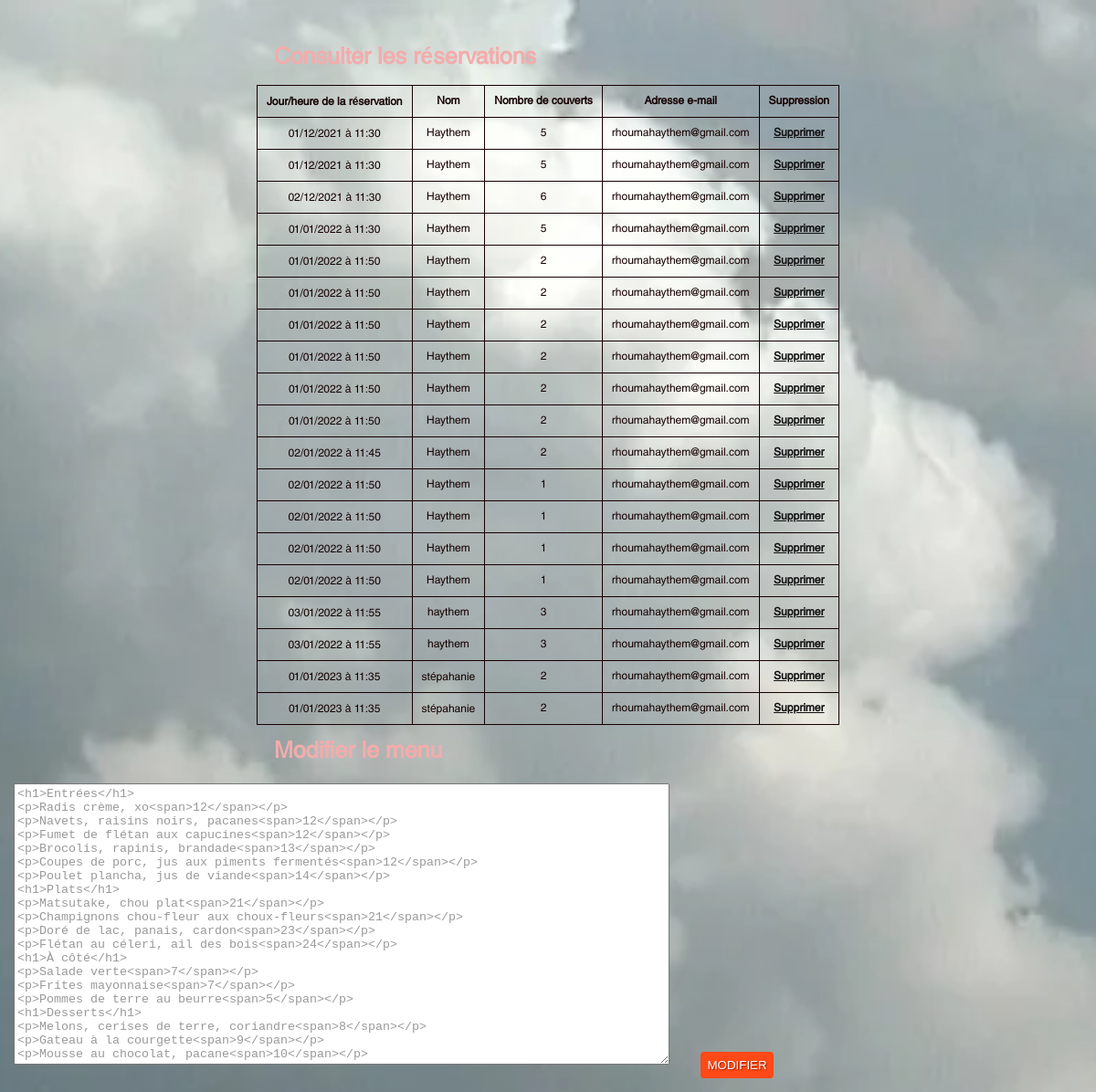
Screenshot of /backoffice/index.php with the database file from the repository.
### tables this page shows
CREATE TABLE IF NOT EXISTS `reservations` (
  `id` int(3) NOT NULL AUTO_INCREMENT,
  `jour` datetime NOT NULL,
  `couverts` int(2) NOT NULL,
  `nom` varchar(100) NOT NULL,
  `email` varchar(150) NOT NULL,
  `annulation` varchar(150) NOT NULL,
  PRIMARY KEY (`id`)
);

### backoffice/index.php (the view, shortened to what this page needs)
<?php
include('../bdd.php');
$menu = fopen('menu.txt', 'r+');
?>
<!doctype html>
<html>
<head>
    <link rel="stylesheet" href="../style.css">
</head>
<body>
    <h1>Consulter les réservations</h1>
    <table>
        <tr>
            <th>Jour/heure de la réservation</th>
            <th>Nom</th>
            <th>Nombre de couverts</th>
            <th>Adresse e-mail</th>
            <th>Suppression</th>
        </tr>
        <?php
        $select = $bdd->query("SELECT * FROM reservations ORDER BY jour");
        while ($donnees_select = $select->fetch()) {
            ?>
            <tr>
                <td>
                    <?php
                    $jour = $donnees_select['jour'];
                    $jour = str_split($jour, 1);
                    echo $jour[8] . '' . $jour[9] . '/' . $jour[5] . '' . $jour[6] . '/' . $jour[0] . '' . $jour[1] . '' . $jour[2] . '' . $jour[3] . ' à ' . $jour[11] . '' . $jour[12] . ':' . $jour[14] . '' . $jour[15];
                    ?>
                </td>
                <td>
                    <?php echo $donnees_select['nom']; ?>
                </td>
                <td>
                    <?php echo $donnees_select['couverts']; ?>
                </td>
                <td>
                    <?php echo $donnees_select['email']; ?>
                </td>
                <td><a href="supprimer.php?reservation=<?php echo $donnees_select['annulation']; ?>">Supprimer</a></td>
            </tr>
            <?php
        }
        ?>
    </table>
    <form method="post" action="index.php">
        <h1>Modifier le menu</h1>
        <textarea name="nouveau"><?php while ($ligne = fgets($menu))
            echo $ligne;
        fclose($menu); ?></textarea>
        <input type="submit" value="MODIFIER" />
    </form>
</body>
</html>

### style.css (style rules this page uses)
body { background: url(/reservation/img/fad911_9af52388d3724fd688fc54b200288ca7~mv2.jpg) no-repeat center center fixed; background-size: cover; margin: auto; padding-top: 30px; font-family: 'lundisFonts', Arial, sans-serif; color: #150000; }
h1, p, label, select, input, textarea, table { margin-left: 25%; }
a { text-align: center; display: block; color: #111112; font-weight: bold; }
h1 { font-weight: bold; font-size: 25px; color: #f3acac; }
input { margin: 5px 15px 0 15px; }
textarea { width: 710px; height: 300px; max-width: 720px; margin: 5px 15px 5px 15px; padding: 3px; color: #999; }
input[type=submit] { background: #ff4917; margin: 10px 0 15px 15px; padding: 7px; border: none; border-radius: 4px; color: #fff; text-shadow: 1px 1px 1px #9e2504; }
table { background: none; margin: auto; border-collapse: collapse; border: 1px solid #1c1c24; font-size: 12px; }
th, td { padding: 10px; border: 1px solid; text-align: center; }

### rows the page displays
reservations: jour "0", jour "1", jour "2", jour "3", nom "Haythem", couverts "5", email "rhoumahaythem@gmail.com"
reservations: jour "0", jour "1", jour "2", jour "3", nom "Haythem", couverts "5", email "rhoumahaythem@gmail.com"
reservations: jour "0", jour "2", jour "1", jour "3", nom "Haythem", couverts "6", email "rhoumahaythem@gmail.com"
reservations: jour "0", jour "1", jour "2", jour "3", nom "Haythem", couverts "5", email "rhoumahaythem@gmail.com"
reservations: jour "0", jour "1", jour "2", jour "5", nom "Haythem", couverts "2", email "rhoumahaythem@gmail.com"
reservations: jour "0", jour "1", jour "2", jour "5", nom "Haythem", couverts "2", email "rhoumahaythem@gmail.com"
reservations: jour "0", jour "1", jour "2", jour "5", nom "Haythem", couverts "2", email "rhoumahaythem@gmail.com"
reservations: jour "0", jour "1", jour "2", jour "5", nom "Haythem", couverts "2", email "rhoumahaythem@gmail.com"
reservations: jour "0", jour "1", jour "2", jour "5", nom "Haythem", couverts "2", email "rhoumahaythem@gmail.com"
reservations: jour "0", jour "1", jour "2", jour "5", nom "Haythem", couverts "2", email "rhoumahaythem@gmail.com"
reservations: jour "0", jour "2", jour "1", jour "4", jour "5", nom "Haythem", couverts "2", email "rhoumahaythem@gmail.com"
reservations: jour "0", jour "2", jour "1", jour "5", nom "Haythem", couverts "1", email "rhoumahaythem@gmail.com"
reservations: jour "0", jour "2", jour "1", jour "5", nom "Haythem", couverts "1", email "rhoumahaythem@gmail.com"
reservations: jour "0", jour "2", jour "1", jour "5", nom "Haythem", couverts "1", email "rhoumahaythem@gmail.com"
reservations: jour "0", jour "2", jour "1", jour "5", nom "Haythem", couverts "1", email "rhoumahaythem@gmail.com"
reservations: jour "0", jour "3", jour "1", jour "2", jour "5", nom "haythem", couverts "3", email "rhoumahaythem@gmail.com"
reservations: jour "0", jour "3", jour "1", jour "2", jour "5", nom "haythem", couverts "3", email "rhoumahaythem@gmail.com"
reservations: jour "0", jour "1", jour "2", jour "3", jour "5", nom "stépahanie", couverts "2", email "rhoumahaythem@gmail.com"
reservations: jour "0", jour "1", jour "2", jour "3", jour "5", nom "stépahanie", couverts "2", email "rhoumahaythem@gmail.com"
